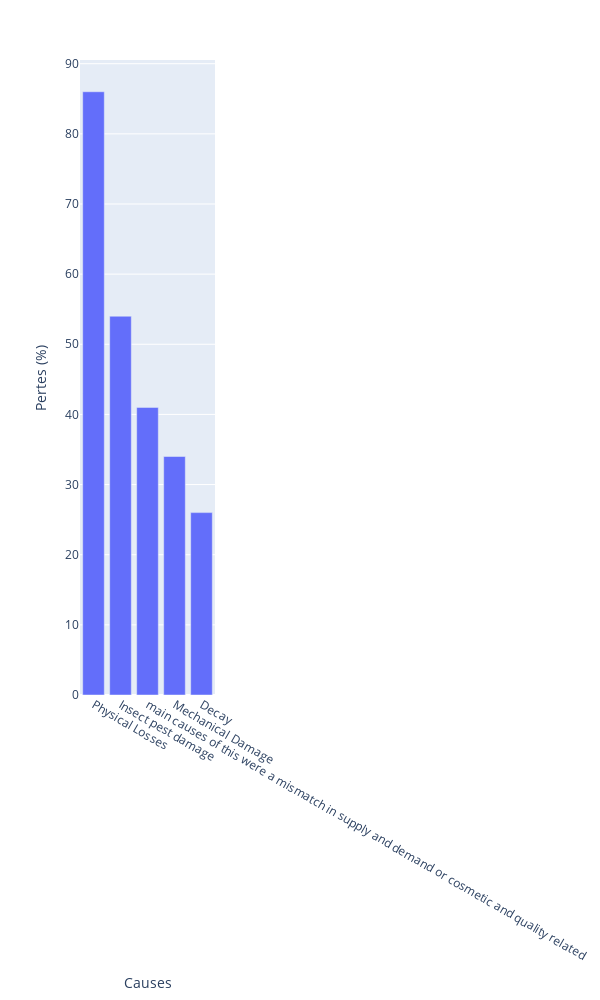

Here is the notebook cell this chart was saved with:
### Code cell
df = pd.read_csv("food_loss_2000-2022.csv")
import plotly.express as px
fig_scatter = px.bar(
    df,
    x=df["cause_of_loss"].value_counts().head(5).keys(),
    y=df["cause_of_loss"].value_counts().head(5).values,
    orientation='v', width=600, height=1000
)

fig_scatter.update_layout(
    xaxis_title="Causes",
    yaxis_title="Pertes (%)",
    
)

### Figure 1 — Plotly figure (JSON) as saved in the notebook; plotly's stock layout.template omitted (floating-point values rounded to 4 significant figures)
{"data": [{"alignmentgroup": "True", "hovertemplate": "x=%{x}<br>y=%{y}<extra></extra>", "legendgroup": "", "marker": {"color": "#636efa", "pattern": {"shape": ""}}, "name": "", "offsetgroup": "", "orientation": "v", "showlegend": false, "textposition": "auto", "type": "bar", "x": ["Physical Losses", "Insect pest damage", "main causes of this were a mismatch in supply and demand or cosmetic and quality related", "Mechanical Damage", "Decay"], "xaxis": "x", "y": [86, 54, 41, 34, 26], "yaxis": "y"}], "layout": {"barmode": "relative", "height": 1000, "legend": {"tracegroupgap": 0}, "margin": {"t": 60}, "width": 600, "xaxis": {"anchor": "y", "autorange": true, "domain": [0, 1], "range": [-0.5, 4.5], "title": {"text": "Causes"}, "type": "category"}, "yaxis": {"anchor": "x", "autorange": true, "domain": [0, 1], "range": [0, 90.53], "title": {"text": "Pertes (%)"}, "type": "linear"}}}
